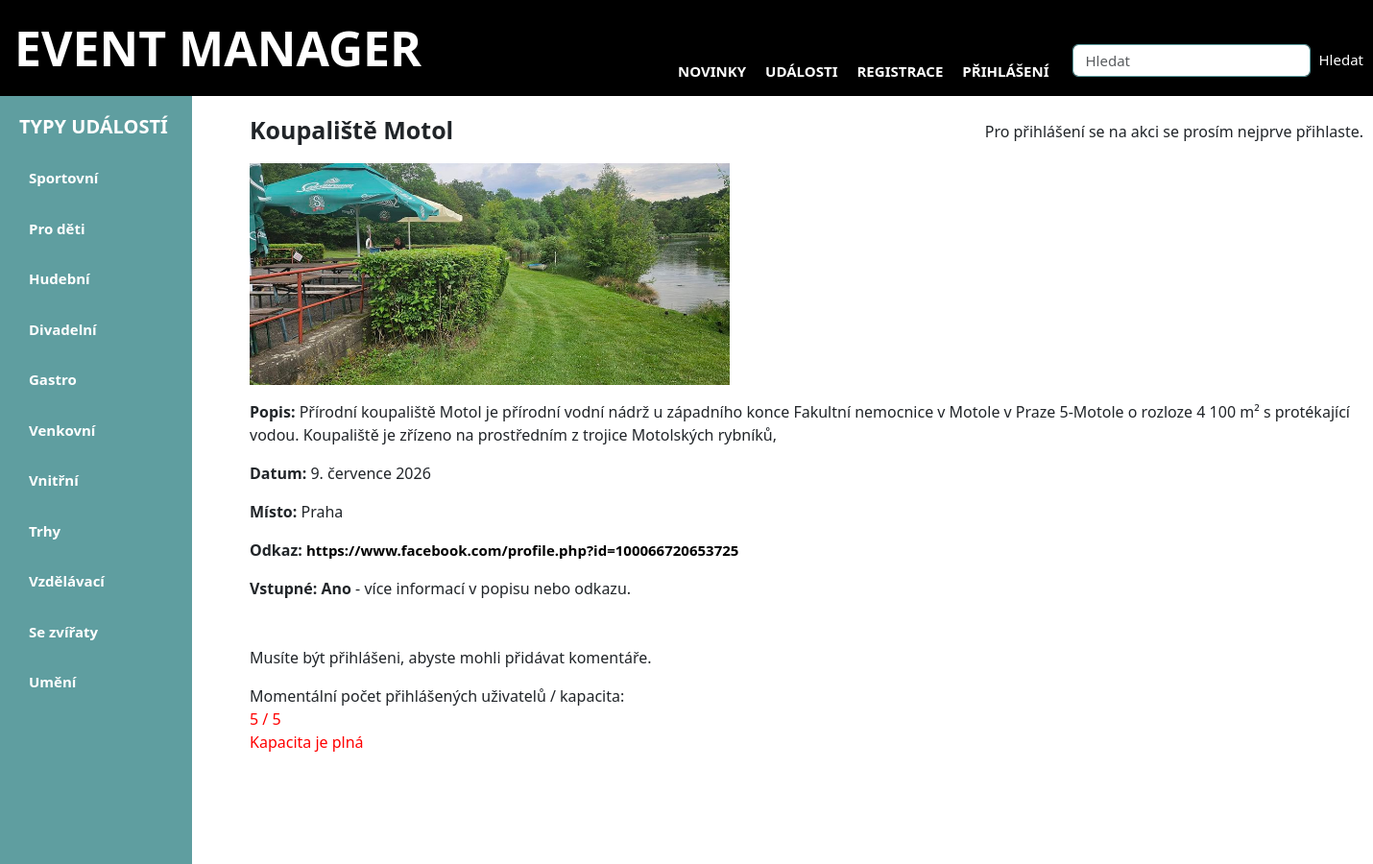
Page /detail/13 on the committed database.
### viewer/models.py (models this page shows, shortened)
class EventType(Model):
    name = CharField(max_length=128)
    is_approved = models.BooleanField(default=False)  # Výchozí hodnota je False (neschváleno)
    class Meta:
        permissions = [
            ('custom_add_eventtype', 'Can add event type'),  # změňte název na něco jedinečného
        ]

class Event(Model):
  name = CharField(max_length=128)
  describtion = CharField(max_length=6000, default="")
  eventType = ManyToManyField(EventType)
  date = DateField(default=timezone.now)
  create_date = DateTimeField(auto_now_add=True)
  place = CharField(max_length=128, default="")
  entry = BooleanField(default=False)
  user = ForeignKey(User, on_delete=DO_NOTHING, default=1)
  link = URLField(max_length=200, blank=True, null=True)
  image = ImageField(upload_to='event_images/', blank=False, null=True)
  attendees = models.ManyToManyField(User, related_name="events_attending", blank=True)
  capacity = models.PositiveIntegerField(null=True, blank=True, default=None)  # None znamená neomezeno
  is_capacity_limited = models.BooleanField(default=False)
  is_approved = models.BooleanField(default=False)  # Výchozí hodnota je False (ne schváleno)

### viewer/views.py (the view, shortened to what this page needs)
# urls.py: path('detail/<pk>', detail, name='detail'),
def detail(request, pk):
    event = get_object_or_404(Event, pk=pk)
    user_is_attendee = event.attendees.filter(id=request.user.id).exists() if request.user.is_authenticated else False
    if event.is_capacity_limited and event.capacity is not None:
        remaining_capacity = event.capacity - event.attendees.count()
    else:
        remaining_capacity = None
    error_message = None  # Přidání proměnné pro chybovou hlášku
    return render(
        request,
        template_name='detail.html',
        context={
            'event': event,
            'comments': Comment.objects.filter(event__pk=pk).order_by('-comment_date'),
            'attendees': event.attendees.all(),
            'user_is_attendee': user_is_attendee,
            'attendee_count': event.attendees.count(),
            'remaining_capacity': remaining_capacity,
            'error_message': error_message,  # Přidání chybové hlášky do kontextu
        }
    )

### viewer/views.py (called while the page is built)
def global_data(request):
    data = EventType.objects.filter(is_approved=True)
    return {'type_list': data}

### viewer/templates/detail.html (shortened to what this page needs)
{% extends "base.html" %}
{% block content %}
<div style="display: flex; align-items: center; justify-content: space-between;">
    <h2>{{ event.name }}</h2>
    {% if user.is_authenticated %}
        {% with event.attendees.all as attendees %}
            {% if user in attendees %}
                <form action="{% url 'attendees' event.id %}" method="post" style="text-align: right;">
                    {% csrf_token %}
                    <button type="submit" class="btn btn-danger">Odhlásit se</button>
                </form>
            {% else %}
                <form action="{% url 'attendees' event.id %}" method="post" style="text-align: right;">
                    {% csrf_token %}
                    <button type="submit" class="btn btn-primary">Přihlásit se na akci</button>
                </form>
            {% endif %}
        {% endwith %}
    {% else %}
        <p>Pro přihlášení se na akci se prosím nejprve přihlaste.</p>
    {% endif %}
</div>
    {% if event.image %}
      <p><img src="{{ event.image.url }}" alt="{{ event.title }}"></p>
    {% endif %}
    <p><strong>Popis:</strong> {{ event.describtion }}</p>
    <p><strong>Datum:</strong> {{ event.date }}</p>
    <p><strong>Místo:</strong> {{ event.place }}</p>
    {% if event.link %}
        <p><strong>Odkaz:</strong> <a href="{{ event.link }}" target="_blank">{{ event.link }}</a></p>
    {% endif %}
    <strong>Vstupné: </strong>
        {% if event.entry %}
            <strong>Ano</strong> - více informací v popisu nebo odkazu.
        {% else %}
            Ne
        {% endif %}
<br>
<br>
<br>
{% if user.is_authenticated %}
<h4>Komentáře</h4>
        {% for comment in comments %}
            <li>
                {{ comment.comment_date }} - <strong>{{ comment.user.username }}:</strong>  {{ comment.comment }}
                {% if user == comment.user or perms.auth.jeadmin %}
                    <form action="{% url 'delete_comment' comment.id %}" method="POST" style="display:inline;">
                        {% csrf_token %}
                        <button type="submit" class="btn btn-danger btn-sm">Smazat</button>
                    </form>
                {% endif %}
                <br><br>
            </li>
        {% endfor %}
    <div id="error-message" class="alert alert-danger" style="display: none;"></div>
    <form id="comment-form" action="/detail/{{ event.pk }}" method="POST">
        {% csrf_token %}
        <p>Nový komentář:</p>
        <textarea id="comment" name="comment" style="width: 400px; height: 100px;" maxlength="500" required></textarea>
        <input type="submit" class="btn btn-primary" value="Přidat nový komentář">
    </form>
    <script>
        const commentTextarea = document.getElementById('comment');
        const errorMessageDiv = document.getElementById('error-message');
        commentTextarea.addEventListener('input', function() {
            if (commentTextarea.value.length > 499) {
                errorMessageDiv.textContent = "Komentář může obsahovat maximálně 500 znaků.";
                errorMessageDiv.style.display = 'block';
            } else {
                errorMessageDiv.style.display = 'none';
            }
        });
    </script>
{% else %}
    <p>Musíte být přihlášeni, abyste mohli přidávat komentáře.</p>
{% endif %}
{% if event.is_capacity_limited %}
    Momentální počet přihlášených uživatelů / kapacita:
    {% if event.capacity is not None and attendee_count == event.capacity %}
        <div style="color: red;">
            {{ attendee_count }} / {{ event.capacity }}<br>
            <span>Kapacita je plná</span>
        </div>
    {% elif event.capacity is not None and remaining_capacity <= 3 %}
        <div style="color: orange;">
            {{ attendee_count }} / {{ event.capacity }}<br>
            <span>Zbývají poslední {{ remaining_capacity }} místa </span>
        </div>
    {% else %}
        <div style="color: green;">
            {{ attendee_count }} / {{ event.capacity }}<br>
            <span>Zbývá {{ remaining_capacity }} míst</span>
        </div>
    {% endif %}
{% else %}
    <div>Momentální počet přihlášených uživatelů - neomezená kapacita: {{ attendee_count }}</div><br>
{% endif %}
<br>
{% endblock %}

### viewer/templates/base.html (shortened to what this page needs)
<!DOCTYPE html>
<html lang="cs">
<head>
    <link href="https://cdn.jsdelivr.net/npm/bootstrap@5.3.0/dist/css/bootstrap.min.css" rel="stylesheet">
    {% load static %}
    <link rel="stylesheet" href="{% static 'styles.css' %}">
</head>
<body>
    <nav class="header">
        <div class="logo">EVENT MANAGER</div>
        <nav class="nav-bar">
            <a href="{% url 'main_page' %}">NOVINKY</a>
            <a href="{% url 'events' %}">UDÁLOSTI</a>
            {% if request.user.is_authenticated %}
                <a href="{% url 'my_attendees' %}">MOJE AKCE</a>
                <a href="{% url 'my_page' %}">MŮJ ÚČET - {{ request.user.username }}</a>
                <a href="{% url 'logout' %}">ODHLÁSIT</a>
            {% else %}
                <a href="{% url 'sign_up' %}">REGISTRACE</a>
                <a href="{% url 'login' %}">PŘIHLÁŠENÍ</a>
            {% endif %}
            <form class="d-flex" method="get" action="{% url 'search' %}">
                <input type="text" name="query" class="form-control me-2" placeholder="Hledat" aria-label="Search" required="" id="id_query">
                <button class="btn btn-outline-success" type="submit">Hledat</button>
            </form>
        </nav>
    </nav>
    <div class="container">
        <div class="left-sidebar">
            <h3>TYPY UDÁLOSTÍ</h3>
            <ul>
                {% for type in type_list %}
                    {% if type.is_approved %}
                        <li><a href="{% url 'type_filter' type.pk %}">{{ type.name }}</a></li>
                    {% endif %}
                {% endfor %}
            </ul>
        </div>
        <div class="content">
            <div>
                {% block content %}{% endblock %}
            </div>
        </div>
    </div>
    </body>
</html>

### viewer/static/styles.css (style rules this page uses)
.header { display: flex; justify-content: space-between; align-items: center; padding-left: 10px; margin-top: 0px; background-color: #000; margin-left: 0px !important; margin-right: 0px; }
.logo { font-size: 50px; font-weight: bold; color: white; margin-left: 5px !important; }
.nav-bar { display: flex; font-size: 18px; justify-content: center; gap: 10px; align-items: flex-end; background-color: #000; margin-right: 10px; margin-bottom: 10px; min-height: 90px; }
.nav-bar a { text-decoration: none; padding: 5px; color: white; }
.container { display: flex; background-color: #FFFFFF !important; padding: 0px; min-height: 100vh; margin-left: 0px !important; }
.content { flex-grow: 1; padding-top: 20px; padding-left: 40px; padding-right: 0px; min-width: 1200px; }
.left-sidebar { width: 200px; min-width: 200px; padding: 20px; background-color: #5F9EA0; border: 0px solid #ddd; font-size: 20px; margin-right: 20px; }
.left-sidebar h3 { margin-bottom: 20px; color: white; }
.left-sidebar ul { list-style-type: none; padding-left: 0; margin: 10; }
.left-sidebar li { margin-bottom: 10px; }
.left-sidebar a { color: white; text-decoration: none; display: block; border-radius: 5px; padding: 10px; }
img { width: 500px; height: auto; }
h2 { margin-top: 0px; margin-bottom: 20px; font-size: 25px; font-weight: bold; }
h3 { margin-bottom: 10px; font-size: 20px; font-weight: bold; }
a { font-size: 15px; }
.form-control { margin: 10px; display: block; width: 100%; padding: 0.375rem 0.75rem; font-size: 15px; line-height: 1; color: #495057; background-color: #fff; background-clip: padding-box; border: 1px solid #5F9EA0; }
.btn-outline-success { background-color: #000000; color: white; border: none; padding: 15px 0px; height: 5px; border-radius: 5px; font-size: 15px; cursor: pointer; margin: 0px 0 15px 0; }
a { color: #000; text-decoration: none; font-weight: bold; font-size: 15px; }

### rows in the picture
EventType: name "Sportovní"
EventType: name "Pro děti"
EventType: name "Hudební"
EventType: name "Divadelní"
EventType: name "Gastro"
EventType: name "Venkovní"
EventType: name "Vnitřní"
EventType: name "Trhy"
EventType: name "Vzdělávací"
EventType: name "Se zvířaty"
EventType: name "Umění"
Event: name "Koupaliště Motol", image (picture), describtion "Přírodní koupaliště Motol je přírodní vodní nádrž u západního konce Fakultní nemocnice v Motole v Praze 5-Motole o rozloze 4 100 m² s protékající vodou. Koupaliště je zřízeno na prostředním z trojice Motolských rybníků,", date "9. července 2026", place "Praha", link "https://www.facebook.com/profile.php?id=100066720653725", capacity "5"

### other values in the picture
{{ attendee_count }} "5"
